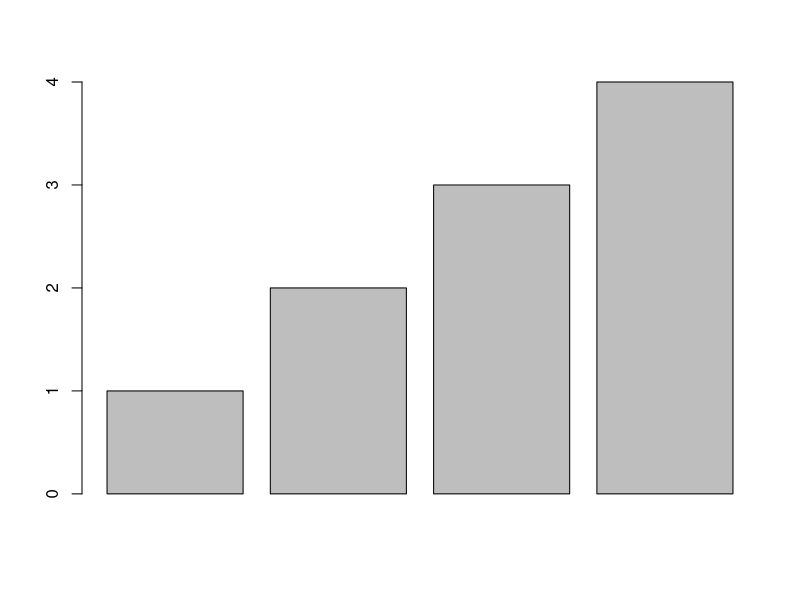
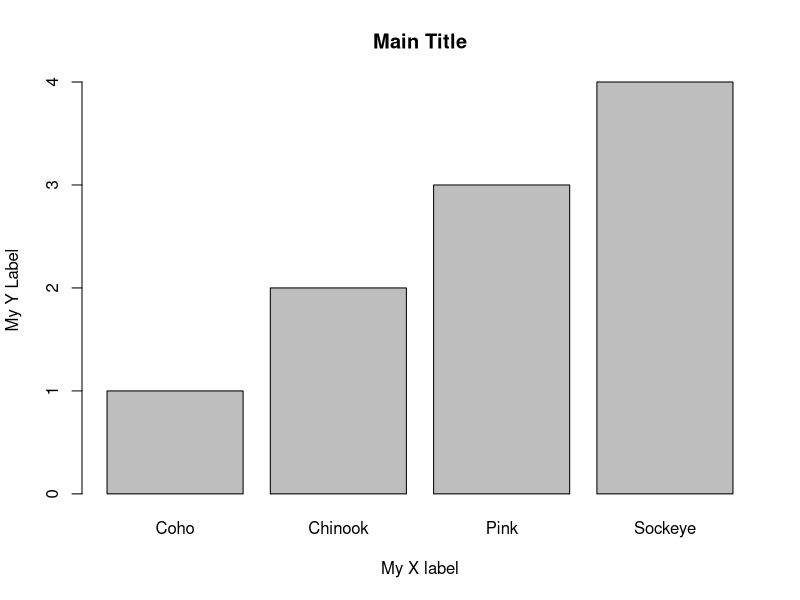
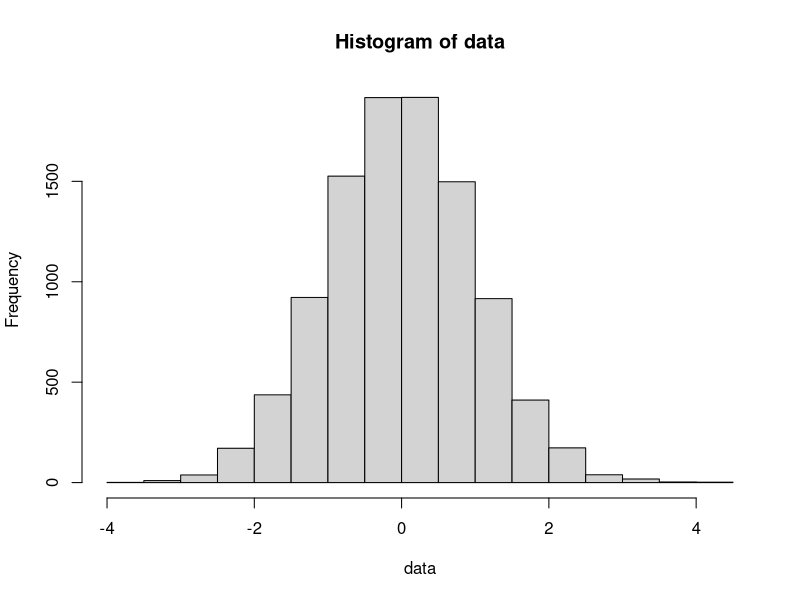
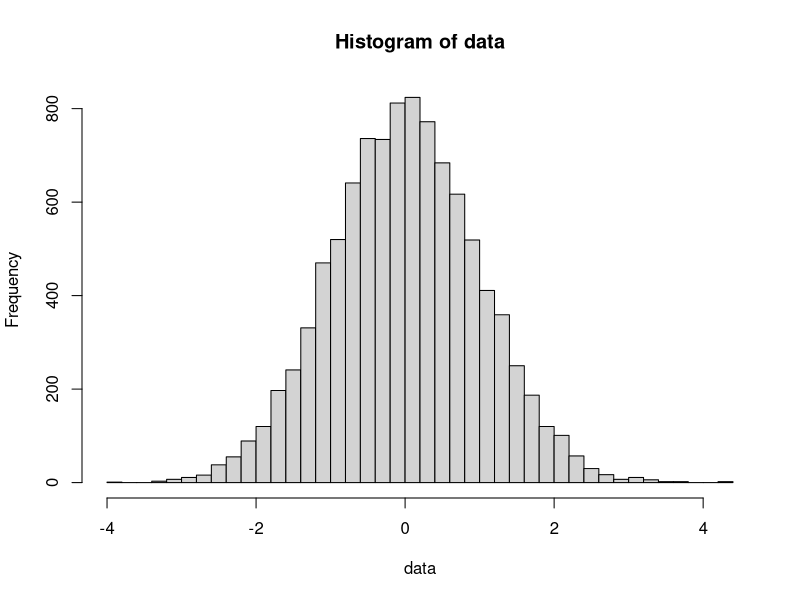
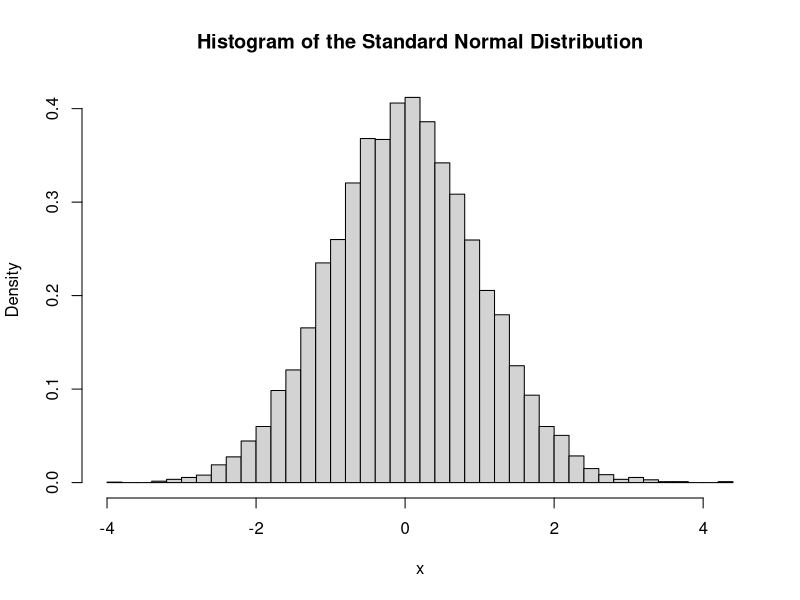
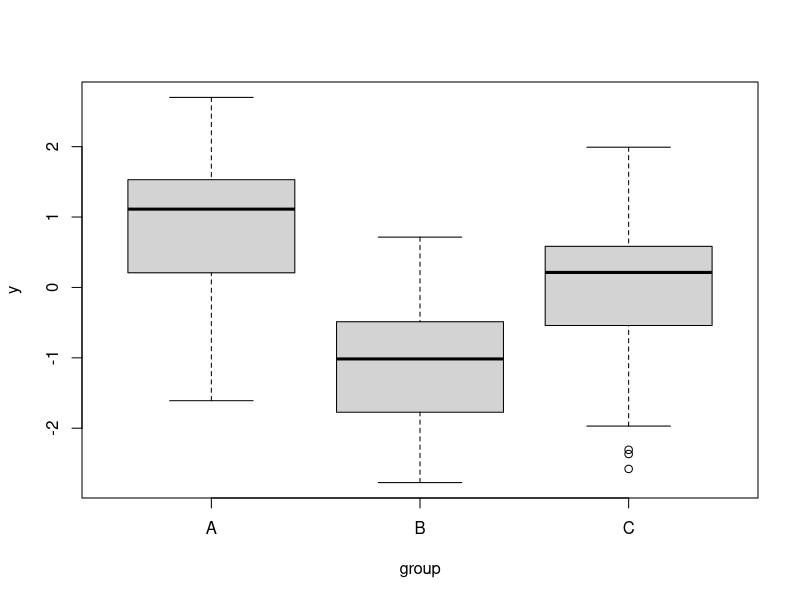
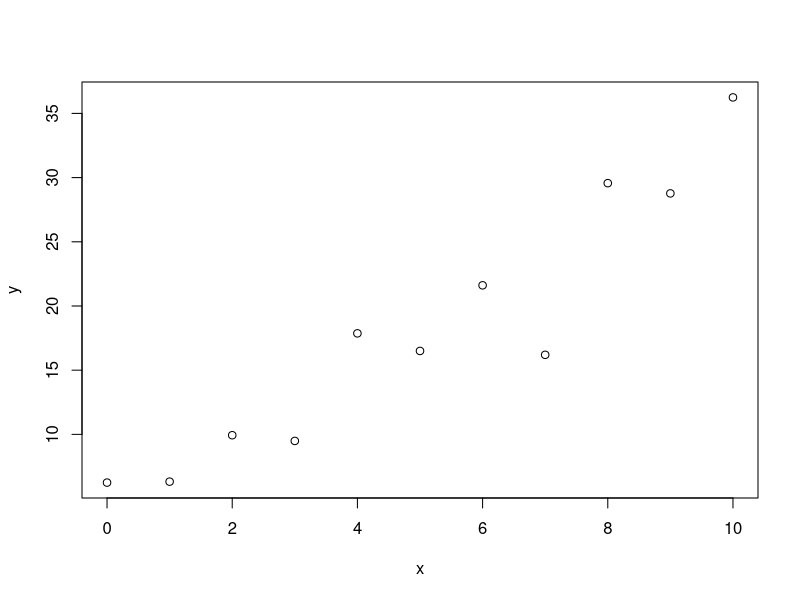
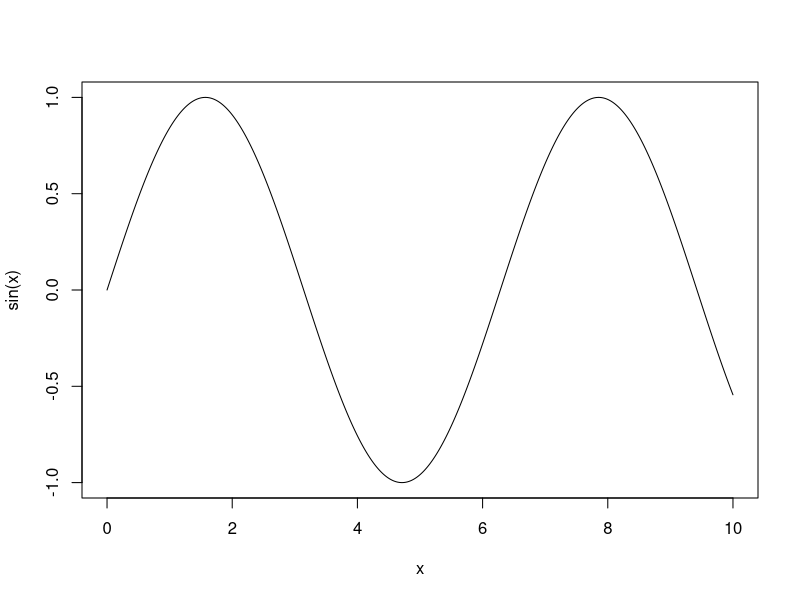

Here is the R script that generated these plots, in order:
## ---- chunk 1
x <- 1:4     # The vector 1,2,3,4
barplot(x)   # First bar has height 1, next is 2, etc
## ---- chunk 2
x <- 1:4
barplot(x, 
        xlab='My X label', 
        ylab='My Y Label', 
        main='Main Title', 
	      names.arg=c('Coho','Chinook','Pink','Sockeye')
        )
## ---- chunk 3
set.seed(200)
## ---- chunk 4
data <- rnorm(10000)
hist(data)
## ---- chunk 5
hist(data, breaks=30)
## ---- chunk 6
hist(data, breaks=30, freq=FALSE, xlab='x', 
     main='Histogram of the Standard Normal Distribution' )
## ---- chunk 7
y <- c( rnorm(50, mean=1),    # Group A is centered at 1
        rnorm(50, mean=-1),   # Group B is centered at -1
        rnorm(50, mean=0))    # Group C is centered at 0
group <- c( rep('A', 50), rep('B',50), rep('C',50) )
boxplot(y ~ group)
## ---- chunk 8
x <- seq(0,10,by=1)
y <- 2 + 3*x + rnorm(10, sd=4)
plot(x, y)
## ---- chunk 9
x <- seq(0,10,by=.01)
plot(x, sin(x), type='l')
## ---- chunk 10
plot(NA, NA, xlim=c(0,2), ylim=c(0,1), type='n', 
	xlab='X Label', ylab='Y Label', main='Main Title')
## ---- chunk 11
plot(NA, NA, xlim=c(0,2), ylim=c(0,1), type='n', 
	xlab='X Label', ylab='Y Label', main='Main Title')
points( 0, 0 )            # open circle
points(.25, .25, pch=19)  # closed black dot
points(.50, .50, pch=19, col='red')  # open red square
points(1.0, 1.0, col=2, lwd=3)       # thick open red circle 
points(c(1,1.5,2), c(0,.5,1), col=3) # green circles
## ---- chunk 12
plot(NA, NA, xlim=c(0,2), ylim=c(0,1), type='n',        # Set up a blank plot...
	xlab='X Label', ylab='Y Label', main='Main Title')
abline(1, -1/2)                   # Black line y-intercept=1, slope=-1/2
abline(v=1, col=2, lwd=3)         # Vertical solid red line
abline(h=.5, col=3, lty=2, lwd=5) # Horizonal green dashed line
## ---- chunk 13
x <- seq(0,1, length.out=30)
y <- 3 + 2*x + rnorm(30)
plot(x,y)
abline( coef(lm(y~x)) )
## ---- chunk 14
plot(NA, NA, xlim=c(0,7), ylim=c(-1,1), type='n',   # again a blank plot
	xlab='X', ylab='Y', main='sin(x)')
x <- seq(0,7, length=201)                           # 201 values from 0 to 7
lines(x, sin(x))                                    # sin(x)
abline(h=0)                                         # Horizontal line at 0
## ---- chunk 15
x <- seq( 0, 10, length=101)
y <- seq(10, 20, length=101)
z <- matrix(NA, ncol=101, nrow=101)
for(i in 1:101){
	for(j in 1:101){
		z[i,j] <- x[i] * y[j]^2
	}
}
contour(x,y,z, xlab='x', ylab='y', main='Example Contour Plot')
